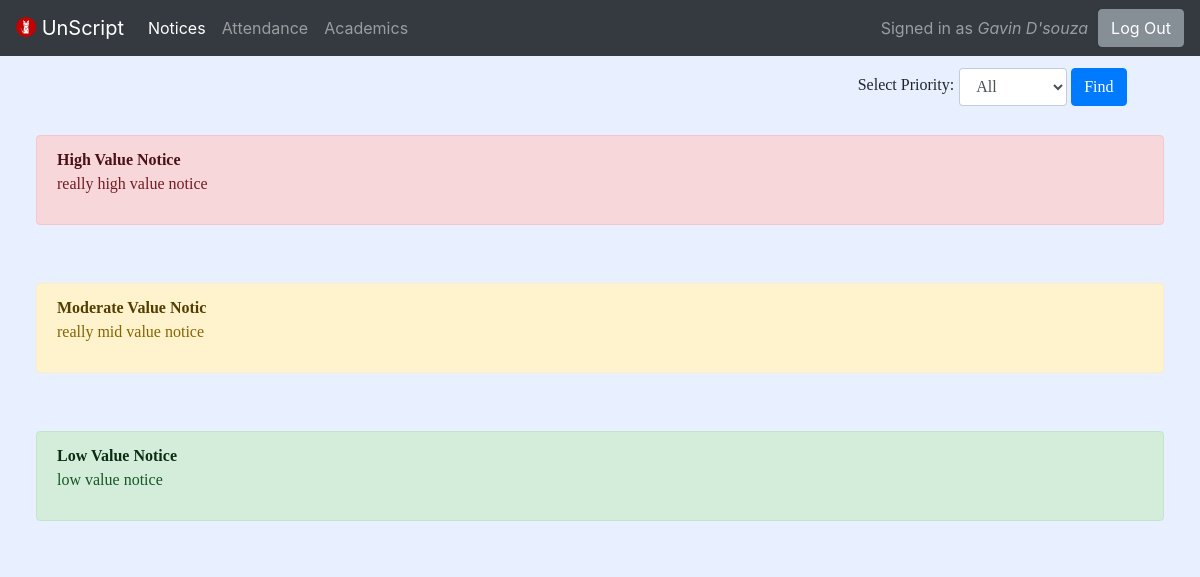
The app's page /student.php (signed in) with its own data.
### tables this page shows
CREATE TABLE `notices` (
  `timestamp` date NOT NULL,
  `priority` varchar(20) NOT NULL,
  `header` varchar(20) NOT NULL,
  `description` varchar(200) NOT NULL
);

### student.php (the view, shortened to what this page needs)
<!DOCTYPE html>
<html>
<head>
  <link rel="stylesheet" href="css/bootstrap.min.css">
  <link rel="stylesheet" type="text/css" href="css/styles.css">
</head>
<body style="background-color: #e8f0ff;">
  <nav class="navbar navbar-expand-lg navbar-dark bg-dark" style="z-index: 9999; width: 100%">
      <a class="navbar-brand" href="#"><img src="img/concat_logo.png" width="20px" height="20px" style="margin-bottom: 5px" alt="UnScript"> UnScript</a>
  <div class="collapse navbar-collapse" id="navbarSupportedContent">
    <ul class="navbar-nav mr-auto">
        <li class="nav-item active">
          <a class="nav-link" href="#">Notices<span class="sr-only">(current)</span></a>
        </li>
        <li class="nav-item">
          <a class="nav-link" href="studentattend.php">Attendance</a>
        </li>
        <li class="nav-item">
          <a class="nav-link" href="studentacademics.php">Academics</a>
        </li>
    </ul>
    <div class = "navbar-text"> Signed in as <i><?php echo $_SESSION['$first_name'] . " " . $_SESSION['$last_name']; ?></i></div>
  <form action="logout.php" method="post" style="float: right;">
      <button class="btn btn-secondary" style="margin-left: 10px;" type="submit" name="logout">Log Out</button>
  </form>
  </div>
</nav>
  <div id="mainbox" class="container-fluid" style="float:left;width:100%;">
    <div style="width: 90%; margin-top: 1%">
      <form action="<?php echo $_SERVER['PHP_SELF']; ?>" method="post">
        <div class="form-group" style="float: right; width: 100% display: inline-block;">
        <div style="float: left;">
          <label for="sel1" style="text-align: center; margin: 5px;">Select Priority:</label>
          </div>
          <div style="float: left;"><select class="form-control" id="sel1" name="valueToSearch">
            <option value="">All</option>
            <?php
            include 'db.php';
            if(isset($_POST['search'])){
              $search = $_POST['valueToSearch'];
            } else {
              $search = '';
            }
            ?>
          </select></div>
          <div style="float: left;">&nbsp;<button type="submit" class="btn btn-primary" style="float: right;" name="search" >Find</button></div>
        </div>
      </form>
    </div>
    <div style="width:100%;">
  <?php
    $qry = "SELECT * FROM `notices` where priority LIKE'%$search%' ORDER BY timestamp";
    $result = mysqli_query($mysqli,$qry);
    if (!$result) {
    }
    else  {
      while ($row = mysqli_fetch_assoc($result)) {
        echo "<div class='container-fluid alert' style='float:left;width:device-width;'>";
          if($row['priority']=="Moderate")
            echo "<div class='alert alert-warning' style='float:left;width:100%;'><strong><a href='#' class='alert-link'>".$row['header']."</a></strong><br><p>".$row['description']."</p></div>";
          if($row['priority']=="High")
            echo "<div class='alert alert-danger' style='float:left;width:100%;'><strong><a href='#' class='alert-link'>".$row['header']."</a></strong><br><p>".$row['description']."</p></div>";
          if($row['priority']=="Low")
            echo "<div class='alert alert-success' style='float:left;width:100%;'><strong><a href='#' class='alert-link'>".$row['header']."</a></strong><br><p>".$row['description']."</p></div>";
          echo "</div>";
        }
      }
  ?>
  </div>
  </div>
</body>
</html>

### css/styles.css (style rules this page uses)
#mainbox { font-family: calibri; box-sizing: border-box; justify-content: center; display: flex; flex-wrap: wrap; }

### records on screen
notices: header "High Value Notice", description "really high value notice"
notices: header "Moderate Value Notic", description "really mid value notice"
notices: header "Low Value Notice", description "low value notice"

### other values on screen
$_SESSION['$first_name'] "Gavin"
$_SESSION['$last_name'] "D'souza"
